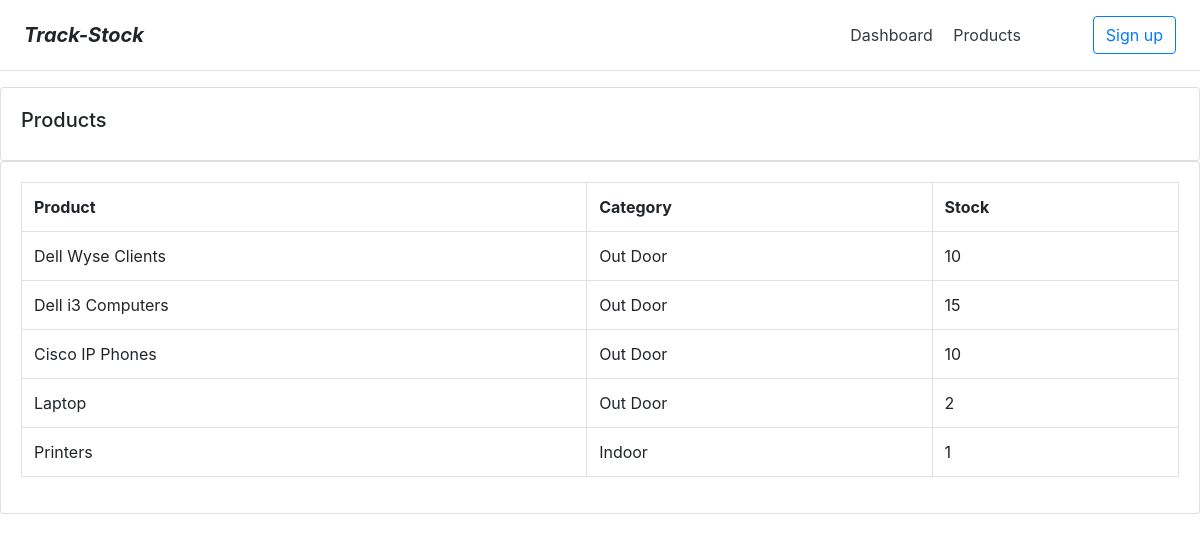
Before: /products/ with the older database file.
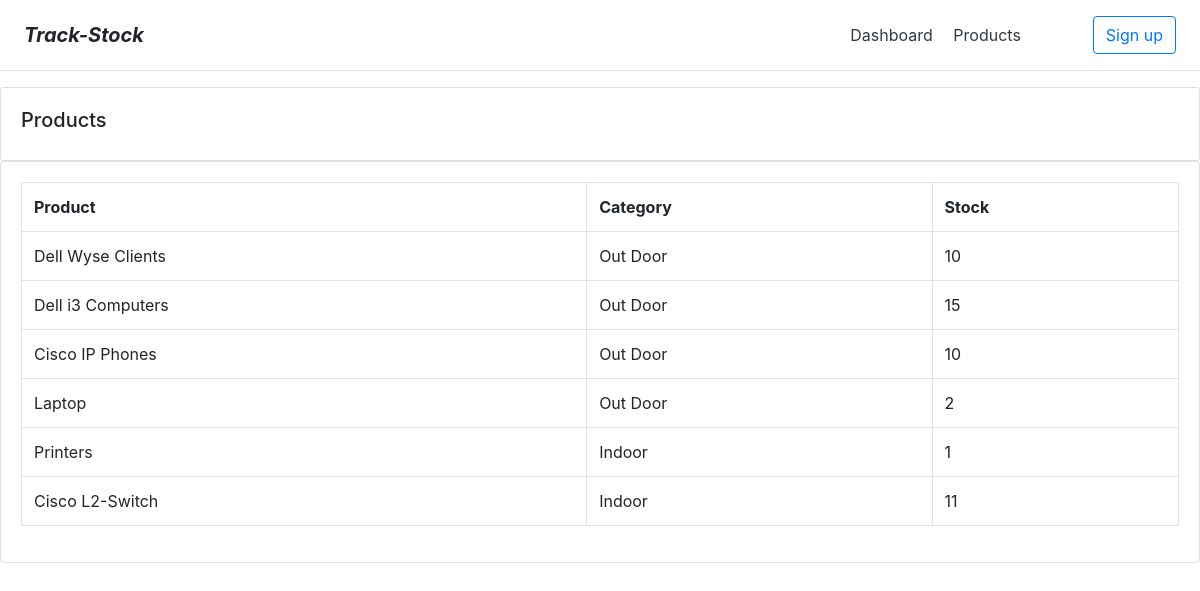
After: the same page with the newer database file.
### inv/models.py (models this page shows, shortened)
class Product(models.Model):
    CATEGORY = (
            ('Indoor', 'Indoor'),
            ('Out Door', 'Out Door'),
            )
    name = models.CharField(max_length=200, null=True)
    stock = models.CharField(max_length=8, null=True)
    category = models.CharField(max_length=200, null=True, choices=CATEGORY)
    description = models.CharField(max_length=200, null=True)
    date_created = models.DateTimeField(auto_now_add=True, null=True)
    tags = models.ManyToManyField(Tag)

### inv/views.py (the view)
# urls.py: path('products/', views.products, name='products'),
def products(request):
    products = Product.objects.all()
    return render(request, 'products.html', {'products': products})

### inv/templates/products.html
{% extends 'main.html' %}
{% block content %}
<div class="row">
    <div class="col-md">
        <div class="card card-body">
            <h5>Products</h5>
        </div>
        <div class="card card-body">
            <table class="table table-bordered">
                <tr>
                    <th>Product</th>
                    <th>Category</th>
                    <th>Stock</th>
                </tr>
                {% for i in products %}
                    <tr>
                        <td>{{i.name}}</td>
                        <td>{{i.category}}</td>
                        <td>{{i.stock}}</td>
                    </tr>
                {% endfor %}
            </table>
        </div>
    </div>
</div>
{% endblock %}

Changed rows visible on the page:
added Product: name "Cisco L2-Switch", category "Indoor", stock "11"
